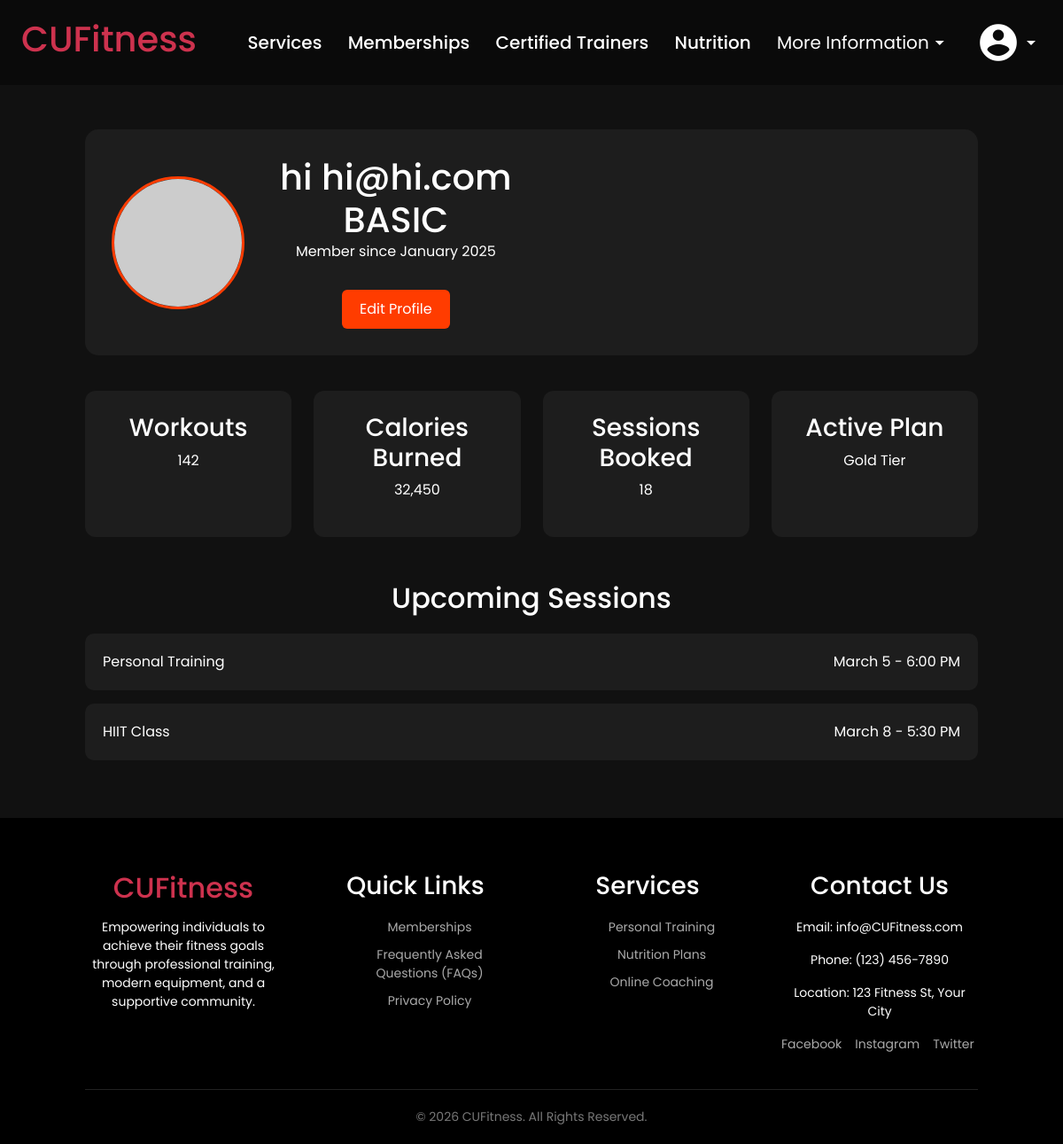
Page /user_profile/ (signed in) on the committed database.
### CUFitness/models.py (models this page shows, shortened)
class CustomUser(AbstractBaseUser, PermissionsMixin):
    ROLE_CHOICES = [
        ('MEMBER', 'Member'),
        ('COACH', 'Coach'),
        ('STAFF', 'Staff'),
        ('ADMIN', 'Admin'),
    ]
    role = models.CharField(
        max_length=20,
        choices=ROLE_CHOICES,
        default='MEMBER',
        verbose_name='user role'
    )
    MEMBERSHIP_CHOICES = [
        ("BASIC", "Basic"),
        ("STANDARD", "Standard"),
        ("PLATINUM", "Platinum"),
        ("PER_SESSION", "Per Session"),
    ]
    email = models.EmailField(_("email address"), unique=True)
    first_name = models.CharField(_("first name"), max_length=50, default='')
    last_name = models.CharField(_("last name"), max_length=50, default='')
    membership= models.CharField(_("membership"), max_length=50, choices=MEMBERSHIP_CHOICES,default='BASIC')
    REQUEST_STATUS_CHOICES = [
        ('NONE', 'No Request'),
        ('PENDING', 'Pending Approval'),
        ('APPROVED', 'Approved'),
        ('REJECTED', 'Rejected'),
    ]
    coach_request_status = models.CharField(
        max_length=20,
        choices=REQUEST_STATUS_CHOICES,
        default='NONE',
        verbose_name='Coach request status'
    )
    WORKOUT_VISIBILITY_CHOICES = [
        ('PUBLIC', 'Public'),
        ('COACH_ONLY', 'Coach Only'),
    ]
    workout_visibility = models.CharField(
        max_length=20,
        choices=WORKOUT_VISIBILITY_CHOICES,
        default='COACH_ONLY',
        verbose_name='Workout history privacy setting'
    )
    is_staff = models.BooleanField(default=False)
    is_active = models.BooleanField(default=True)
    date_joined = models.DateTimeField(default=timezone.now)
    USERNAME_FIELD = "email"
    REQUIRED_FIELDS = []
    objects = CustomUserManager()
    class Meta:
        permissions = [
            ("can_ban_users", "Can ban users"),
            ("can_view_coach_requests", "Can view coach requests"),
            ("can_accept_coach_requests", "Can accept coach requests"),
            ("can_change_user_role", "Can change user role"),
            ("can_view_user_reports", "Can view user reports"),
        ]

### CUFitness/views.py (the view)
# urls.py: path('user_profile/', views.user_profile, name='user_profile'),
@login_required(login_url='login')
def user_profile(request):
    return render(request, 'CUFitness/user_profile/user_profile.html')

### CUFitness/templates/CUFitness/user_profile/user_profile.html (shortened to what this page needs)
{% extends 'CUFitness/base.html' %}
{% load static %}
{% block extra_styles %}
    <link rel="stylesheet" href="{% static 'user_profile.css' %}"/>
{% endblock %}
{% block content %}
{% if user.is_authenticated %}
<section class="profile-container">
    <div class="profile-header">
        <img src="https://via.placeholder.com/150" alt="Profile Picture">
        <div class="profile-info">
            <h1> {{ user.first_name }} {{ user.email }}</h1>
            <h1> {{ user.membership }}</h1>
            <p>Member since January 2025</p>
            <button>Edit Profile</button>
        </div>
    </div>
    <div class="stats-grid">
        <div class="stat-card">
            <h3>Workouts</h3>
            <p>142</p>
        </div>
        <div class="stat-card">
            <h3>Calories Burned</h3>
            <p>32,450</p>
        </div>
        <div class="stat-card">
            <h3>Sessions Booked</h3>
            <p>18</p>
        </div>
        <div class="stat-card">
            <h3>Active Plan</h3>
            <p>Gold Tier</p>
        </div>
    </div>
    <div class="sessions">
        <h2>Upcoming Sessions</h2>
        <div class="session-card">
            <span>Personal Training</span>
            <span>March 5 - 6:00 PM</span>
        </div>
        <div class="session-card">
            <span>HIIT Class</span>
            <span>March 8 - 5:30 PM</span>
        </div>
    </div>
</section>
{% else %}
    <p>Please log in first</p>
{% endif %}
{% endblock %}

### CUFitness/static/base.css (style rules this page uses)
* { margin: 0; padding: 0; box-sizing: border-box; font-family: 'Poppins', sans-serif; }
body { background-color: #111; color: #fff; }
section { padding: 80px 8%; text-align: center; color: #fff; }

### CUFitness/static/user_profile.css (style rules this page uses)
.profile-container { padding: 50px 8%; }
.profile-header { display: flex; align-items: center; gap: 40px; background: rgba(255,255,255,0.05); padding: 30px; border-radius: 15px; }
.profile-header img { width: 150px; height: 150px; border-radius: 50%; border: 3px solid #ff3c00; }
.profile-info h1 { margin: 0; }
.profile-info button { margin-top: 15px; padding: 10px 20px; border: none; background: #ff3c00; color: white; border-radius: 6px; cursor: pointer; transition: 0.3s; }
.stats-grid { display: grid; grid-template-columns: repeat(auto-fit, minmax(200px, 1fr)); gap: 25px; margin-top: 40px; }
.stat-card { background: rgba(255,255,255,0.05); padding: 25px; border-radius: 12px; text-align: center; transition: 0.4s; }
.sessions { margin-top: 50px; }
.sessions h2 { margin-bottom: 20px; }
.session-card { background: rgba(255,255,255,0.05); padding: 20px; border-radius: 10px; margin-bottom: 15px; display: flex; justify-content: space-between; transition: 0.3s; }

### rows in the picture
CustomUser: first_name "hi", email "hi@hi.com", membership "BASIC"
